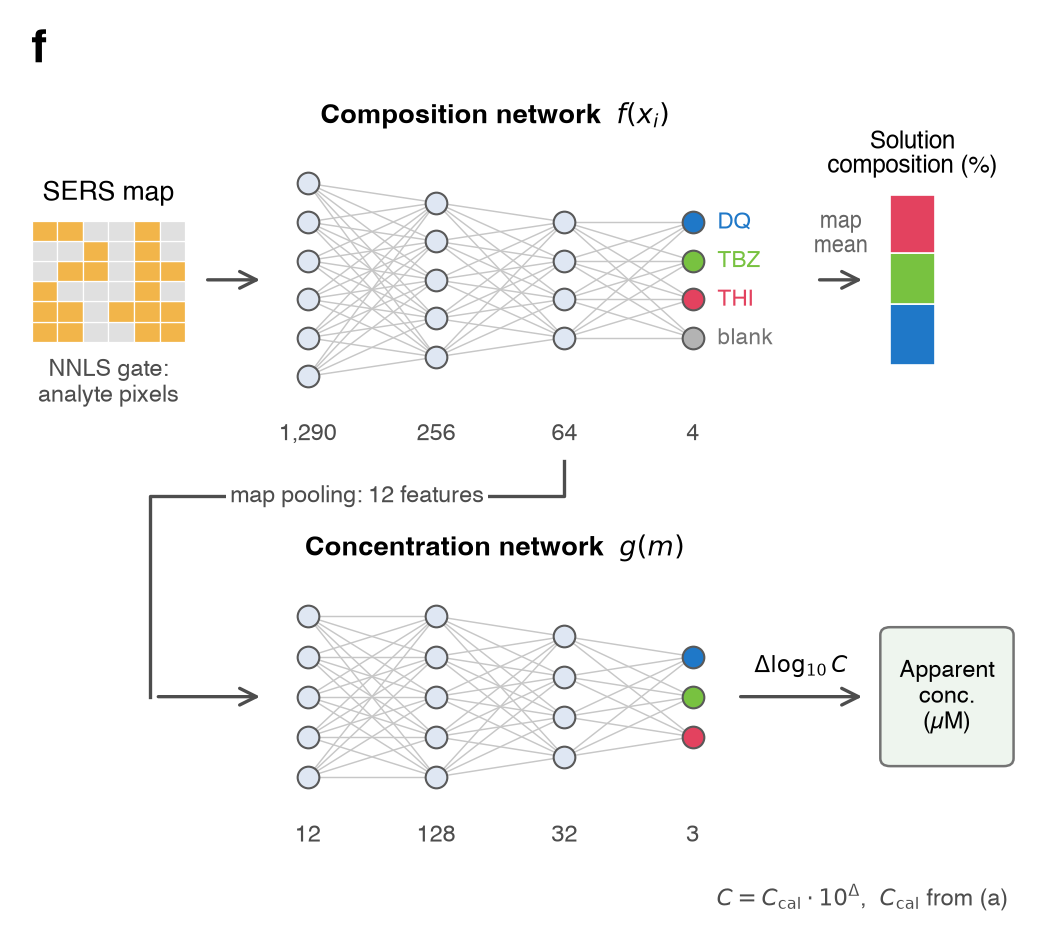

This chart was generated by the following Python code:
"""Figure 3f 초안 — DUET-Net 을 신경망 그림체로 (상자 흐름도 대신).

  위 줄  조성망  f(x_i): 픽셀 스펙트럼 1,290 → 256 → 64 → 4 (DQ / TBZ / THI / blank)
         → 맵 평균 → Solution composition (%)
  아래 줄 농도망  g(m): 맵 특징 12 → 128 → 32 → 3 = Δlog10C,
         C = C_cal · 10^Δ → Apparent concentration (µM)

  초안이다 — 최종 외형은 일러스트에서. draw(ax) 를 fig3_final.py 가 그대로 불러 쓴다.

  실행:  ../../.venv/bin/python3 -u fig3f_network.py  →  fig3f_network.png (MLP) · fig3f_network_pls.png (PLS)
"""
import os
import numpy as np
import matplotlib
matplotlib.use("Agg")
import matplotlib.pyplot as plt
from matplotlib.patches import Rectangle, FancyBboxPatch

HERE = os.path.dirname(os.path.abspath(__file__))
COLS = {"DQ": "#1f78c8", "TBZ": "#78c240", "THI": "#e3425f", "blank": "0.7"}
NODE = "#dfe7f3"; EDGE = "0.35"; LINK = "0.78"


def _layer(ax, x, ys, r, fcs, T):
    for y, fc in zip(ys, fcs):
        ax.plot([x], [y], "o", ms=r, mfc=fc, mec=EDGE, mew=0.5, transform=T, zorder=3,
                clip_on=False)


def _links(ax, xa, ya, xb, yb, T):
    for a in ya:
        for b in yb:
            ax.plot([xa, xb], [a, b], "-", color=LINK, lw=0.35, transform=T, zorder=1)


def _net(ax, xs, counts, labels, y0, h, out_cols, T, r=5.2):
    """층별 노드 수 counts 로 그린 작은 MLP. 층 이름은 아래에."""
    prev = None
    for x, n, lab in zip(xs, counts, labels):
        ys = y0 + h * (np.arange(n) - (n - 1) / 2) / max(counts)
        fcs = out_cols if (x == xs[-1] and out_cols) else [NODE] * n
        if prev is not None:
            _links(ax, prev[0], prev[1], x, ys, T)
        _layer(ax, x, ys, r, fcs, T)
        ax.text(x, y0 - h / 2 - 0.035, lab, transform=T, ha="center", va="top",
                fontsize=5.6, color="0.3")
        prev = (x, ys)
    return prev[1]


def _arrow(ax, p, q, T):
    ax.annotate("", q, p, xycoords=T, arrowprops=dict(arrowstyle="->", color="0.3", lw=0.8))


def draw(ax, learner="mlp"):
    """learner="mlp": 조성망 1,290–256–64–4 · "pls": PLS(잠재변수 8개)를 선형 한 층으로."""
    ax.set_axis_off(); T = ax.transAxes
    rng = np.random.default_rng(3)

    # ── 입력: SERS 맵 → NNLS 게이트를 통과한 픽셀 ────────────────────────────
    n = 6; s = 0.026; x0, y0 = 0.00, 0.69
    keep = rng.random((n, n)) < 0.55
    for i in range(n):
        for j in range(n):
            ax.add_patch(Rectangle((x0 + j * s, y0 + i * s), s, s, transform=T, lw=0.3,
                                   ec="white", fc="#f2b54a" if keep[i, j] else "0.88"))
    ax.text(x0 + n * s / 2, y0 + n * s + 0.02, "SERS map", transform=T, ha="center",
            va="bottom", fontsize=6.4)
    ax.text(x0 + n * s / 2, y0 - 0.02, "NNLS gate:\nanalyte pixels", transform=T,
            ha="center", va="top", fontsize=5.6, color="0.3", linespacing=1.2)
    _arrow(ax, (0.17, 0.77), (0.24, 0.77), T)

    # ── 위: 조성망 ───────────────────────────────────────────────────────────
    if learner == "pls":
        ax.text(0.47, 1.00, "Composition model (PLS)  $f(x_i)$", transform=T, ha="center",
                va="top", fontsize=6.6, weight="bold")
        outs = _net(ax, [0.28, 0.475, 0.67], [6, 5, 3],
                    ["1,290", "8 latent variables", "3"], 0.77, 0.30,
                    [COLS["THI"], COLS["TBZ"], COLS["DQ"]], T)
        names = ["THI", "TBZ", "DQ"]
    else:
        ax.text(0.47, 1.00, "Composition network  $f(x_i)$", transform=T, ha="center",
                va="top", fontsize=6.6, weight="bold")
        outs = _net(ax, [0.28, 0.41, 0.54, 0.67], [6, 5, 4, 4],
                    ["1,290", "256", "64", "4"], 0.77, 0.30,
                    [COLS["blank"], COLS["THI"], COLS["TBZ"], COLS["DQ"]], T)
        names = ["blank", "THI", "TBZ", "DQ"]
    for y, name in zip(outs, names):
        ax.text(0.695, y, name, transform=T, ha="left", va="center", fontsize=5.4,
                color=COLS[name] if name != "blank" else "0.45")
    _arrow(ax, (0.79, 0.77), (0.85, 0.77), T)
    # 출력 1: 조성 막대
    bx, by, bw, bh = 0.87, 0.66, 0.045, 0.22
    for frac, name, btm in ((0.36, "DQ", 0.0), (0.30, "TBZ", 0.36), (0.34, "THI", 0.66)):
        ax.add_patch(Rectangle((bx, by + btm * bh), bw, frac * bh, transform=T,
                               fc=COLS[name], ec="white", lw=0.4))
    ax.text(bx + bw / 2, by + bh + 0.02, "Solution\ncomposition (%)", transform=T,
            ha="center", va="bottom", fontsize=5.8, linespacing=1.2)
    ax.text(0.82, 0.80, "map\nmean", transform=T, ha="center", va="bottom", fontsize=5.2,
            color="0.4", linespacing=1.1)

    # ── 가운데: 맵 특징 12개로 넘어감 ────────────────────────────────────────
    ax.plot([0.54, 0.54, 0.12, 0.12], [0.535, 0.49, 0.49, 0.23], "-", color="0.3", lw=0.8,
            transform=T, solid_joinstyle="round")
    _arrow(ax, (0.12, 0.23), (0.24, 0.23), T)
    ax.text(0.33, 0.49, "map pooling: 12 features", transform=T, ha="center",
            va="center", fontsize=5.6, color="0.3",
            bbox=dict(fc="white", ec="none", pad=1.0))

    # ── 아래: 농도망 ─────────────────────────────────────────────────────────
    ax.text(0.47, 0.44, "Concentration network  $g(m)$", transform=T, ha="center",
            va="top", fontsize=6.6, weight="bold")
    outs = _net(ax, [0.28, 0.41, 0.54, 0.67], [5, 5, 4, 3], ["12", "128", "32", "3"],
                0.23, 0.26, [COLS["THI"], COLS["TBZ"], COLS["DQ"]], T)
    _arrow(ax, (0.71, 0.23), (0.85, 0.23), T)
    ax.text(0.78, 0.255, r"$\Delta\log_{10}C$", transform=T, ha="center", va="bottom",
            fontsize=5.6)
    ax.add_patch(FancyBboxPatch((0.87, 0.15), 0.115, 0.16, boxstyle="round,pad=0.01",
                                transform=T, fc="#eef5ee", ec="0.45", lw=0.6))
    ax.text(0.9275, 0.23, "Apparent\nconc.\n(µM)", transform=T, ha="center", va="center",
            fontsize=5.6, linespacing=1.2)
    ax.text(0.99, -0.03, r"$C = C_{\mathrm{cal}}\cdot10^{\Delta}$,  $C_{\mathrm{cal}}$ from (a)",
            transform=T, ha="right", va="center", fontsize=5.6, color="0.3")


if __name__ == "__main__":
    plt.rcParams.update({"font.family": "sans-serif",
                         "font.sans-serif": ["Helvetica", "Arial", "DejaVu Sans"]})
    for learner, name in (("mlp", "fig3f_network.png"), ("pls", "fig3f_network_pls.png")):
        fig = plt.figure(figsize=(3.5, 3.1))
        ax = fig.add_axes([0.03, 0.06, 0.94, 0.83])
        draw(ax, learner)
        fig.text(0.03, 0.97, "f", fontsize=11, weight="bold", va="top")
        out = f"{HERE}/{name}"
        fig.savefig(out, dpi=300); plt.close(fig)
        print("저장:", out)
